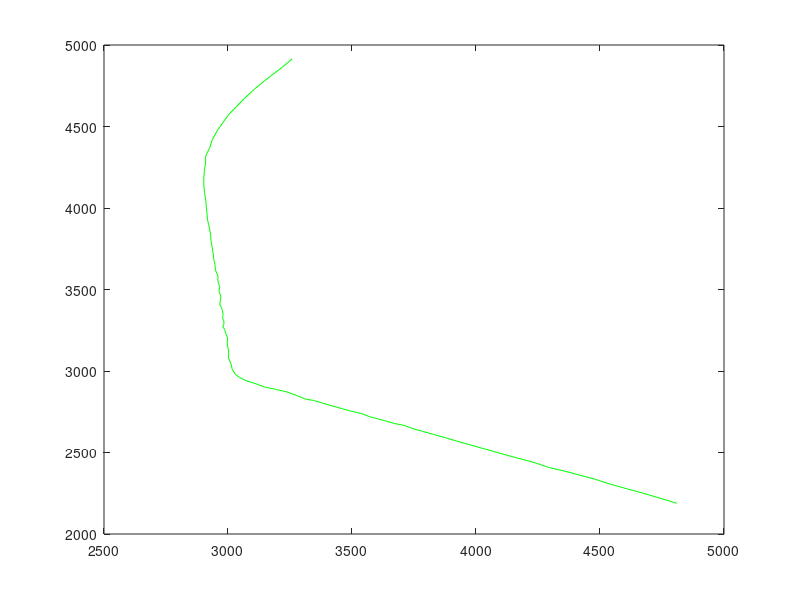

The MATLAB source for this figure:
% N->NE

% The variable that you may play with is a, b and kexi which can control
% the staring point, the stopping point and the velocity. One thing to note
% is that the x/y coordinate sometimes may be close for distant points at
% the trajectory. It is suggested that the x coordinate of the stopping
% point should be bigger than the x coordinate of the starting point for
% the N-> NE case. For kexi, it is suggested that it should be less than 1. At least, it
% should be less than 1 at the intersection point.

function[xx,yy,k]=N_NE2()

x=[ 3301        3259        3221        3183        3145        3110        3074 ...
    3047        3015        2990        2968        2945        2933        2921 ...
    2912        2908        2903        2902        2903        2909        2912 ...
    2916        2921        2925        2930        2930        2934        2937 ...
    2941        2942        2947        2949        2952        2958        2961 ...
    2963        2965        2968        2971        2973        2976        2980 ...
    2979        2983        2983        2984        2983        2986        2990 ...
    2993        2996        2999        3002        3006        3010        3015 ...
    3018        3033        3053        3083        3119        3157        3200 ...
    3237        3283        3317        3355        3391        3433        3471 ...
    3508        3550        3589        3622        3661        3695        3727 ...
    3763        3803        3844        3893        3939        3990        4047 ...
    4104        4162        4225        4290        4355        4418        4481 ...
    4543        4607        4673        4739        4804        4869        4940];

y=[4962        4915        4866        4823        4777        4734 ...
    4686        4639        4596        4549        4498        4454 ...
    4403        4345        4307        4258        4210        4160 ...
    4112        4066        4023        3936        3905        3875 ...
    3842        3811        3779 ...
    3748        3716        3688        3657        3625        3596 ...
    3563        3525        3502        3471        3440        3416 ...
    3395        3375        3357        3341        3326        3312 ...
    3293        3277        3258        3234        3209        3179 ...
    3152        3122        3090        3056        3026        3001 ...
    2974        2954        2934        2919        2903        2884 ...
    2866        2848        2831        2815        2799        2779 ...
    2765        2748        2728        2713        2699        2683 ...
    2667        2655        2638        2623        2604        2584 ...
    2562        2541        2517        2492        2468        2443 ...
    2415        2387        2361        2336        2305        2278 ...
    2251        2221        2196        2171        2143];

a=x(2); % x coordinate of starting point
b=x(end-1);  % x coordinate of stopping point
kexi=0.1;
D=5; % the lane width

try
    v_x=zeros(1,length(x)-1);
    for i=1:1:(length(x)-1)
        v_x(i)=x(i+1)-x(i)+0.0001*randn; % calculate the velocity of the original data
    end
    k=1;
    num1=1;
    num2=1;
    xx=zeros(1,200);
    yy=zeros(1,200);
    vv=zeros(1,200);
    theta=zeros(1,200);
    l=zeros(1,200); % the lane car is using
    cl=zeros(1,200); % which direction car is changing lane
    
    for i=1:1:length(x)
        
        if (x(i)==a)
            num1=i;
            break;
        end
        if (x(i)<a)
            num1=i-1+(a-x(i-1))/(x(i)-x(i-1));
            break;
        end
        
    end
    
    xx(1)=a;
    yy(1)=y(floor(num1))+((a-x(floor(num1)))/(x(floor(num1)+1)-x(floor(num1))))*(y(floor(num1)+1)-y(floor(num1)));
    
    
    while (xx(k)<b)
        vv(k)=v_x(floor(num1))*(1+kexi*randn);  % vv is the velocity of the car
        num2=num1+(vv(k)/v_x(floor(num1)));
        
        xx(k+1)=x(floor(num2))+(num2-floor(num2))*(x(floor(num2)+1)-x(floor(num2)));
        yy(k+1)=y(floor(num2))+(num2-floor(num2))*(y(floor(num2)+1)-y(floor(num2)));
        
        % rn is a random number between (0,1), and l indicates which lane car is
        % using, cl denotes which direction car is changing lane.
        rn=rand;
        if ((l(k)==0)&&(rn<0.1))
            l(k+1)=1;
            cl(k+1)=1;
        end
        if ((l(k)==0)&&(rn>0.9))
            l(k+1)=-1;
            cl(k+1)=-1;
        end
        if ((l(k)==1)&&(rn<0.1))
            l(k+1)=0;
            cl(k+1)=-1;
        end
        if ((l(k)==-1)&&(rn>0.9))
            l(k+1)=0;
            cl(k+1)=1;
        end
        
        % change the coordinates with lane change
        
        theta(k+1)=atan((yy(k+1)-yy(k))./(xx(k+1)-xx(k)));
        
        xx(k+1)=xx(k+1)+D*sin(theta(k+1))*cl(k+1);
        yy(k+1)=yy(k+1)-D*cos(theta(k+1))*cl(k+1);
        
        num1=num2;
        k=k+1;
        
    end
    
    if isempty(find(isnan(xx))) &&  isempty(find(isnan(yy)))
        %         for i=1:1:k-1
        %             plot(xx(i),yy(i),'g');
        %             drawnow;
        %             %             pause(0.1);
        %         end
        plot(xx(1:k-1),yy(1:k-1),'g'); drawnow;
    end
catch ME
end

end